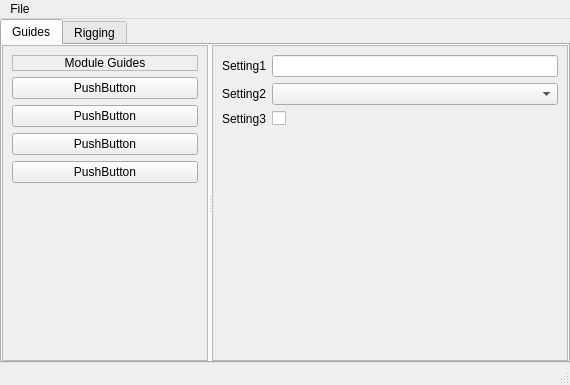
<?xml version="1.0" encoding="UTF-8"?>
<ui version="4.0">
 <class>trigger_MainWindow</class>
 <widget class="QMainWindow" name="trigger_MainWindow">
  <property name="geometry">
   <rect>
    <x>0</x>
    <y>0</y>
    <width>570</width>
    <height>385</height>
   </rect>
  </property>
  <property name="windowTitle">
   <string notr="true">TRigger</string>
  </property>
  <property name="toolTip">
   <string notr="true"/>
  </property>
  <property name="statusTip">
   <string notr="true"/>
  </property>
  <property name="whatsThis">
   <string notr="true"/>
  </property>
  <property name="accessibleName">
   <string notr="true"/>
  </property>
  <property name="accessibleDescription">
   <string notr="true"/>
  </property>
  <widget class="QWidget" name="centralwidget">
   <property name="toolTip">
    <string notr="true"/>
   </property>
   <property name="statusTip">
    <string notr="true"/>
   </property>
   <property name="whatsThis">
    <string notr="true"/>
   </property>
   <property name="accessibleName">
    <string notr="true"/>
   </property>
   <property name="accessibleDescription">
    <string notr="true"/>
   </property>
   <layout class="QVBoxLayout" name="centralWidget_vLay">
    <property name="spacing">
     <number>0</number>
    </property>
    <property name="leftMargin">
     <number>0</number>
    </property>
    <property name="topMargin">
     <number>0</number>
    </property>
    <property name="rightMargin">
     <number>0</number>
    </property>
    <property name="bottomMargin">
     <number>0</number>
    </property>
    <item>
     <widget class="QTabWidget" name="tabWidget">
      <property name="toolTip">
       <string notr="true"/>
      </property>
      <property name="statusTip">
       <string notr="true"/>
      </property>
      <property name="whatsThis">
       <string notr="true"/>
      </property>
      <property name="accessibleName">
       <string notr="true"/>
      </property>
      <property name="accessibleDescription">
       <string notr="true"/>
      </property>
      <property name="currentIndex">
       <number>0</number>
      </property>
      <widget class="QWidget" name="guides_tab">
       <property name="toolTip">
        <string notr="true"/>
       </property>
       <property name="statusTip">
        <string notr="true"/>
       </property>
       <property name="whatsThis">
        <string notr="true"/>
       </property>
       <property name="accessibleName">
        <string notr="true"/>
       </property>
       <property name="accessibleDescription">
        <string notr="true"/>
       </property>
       <attribute name="title">
        <string notr="true">Guides</string>
       </attribute>
       <layout class="QVBoxLayout" name="guides_tab_vlay">
        <property name="spacing">
         <number>0</number>
        </property>
        <property name="leftMargin">
         <number>0</number>
        </property>
        <property name="topMargin">
         <number>0</number>
        </property>
        <property name="rightMargin">
         <number>0</number>
        </property>
        <property name="bottomMargin">
         <number>0</number>
        </property>
        <item>
         <widget class="QSplitter" name="guides_splitter">
          <property name="toolTip">
           <string notr="true"/>
          </property>
          <property name="statusTip">
           <string notr="true"/>
          </property>
          <property name="whatsThis">
           <string notr="true"/>
          </property>
          <property name="accessibleName">
           <string notr="true"/>
          </property>
          <property name="accessibleDescription">
           <string notr="true"/>
          </property>
          <property name="lineWidth">
           <number>1</number>
          </property>
          <property name="orientation">
           <enum>Qt::Horizontal</enum>
          </property>
          <widget class="QScrollArea" name="L_guides_scrollArea">
           <property name="toolTip">
            <string notr="true"/>
           </property>
           <property name="statusTip">
            <string notr="true"/>
           </property>
           <property name="whatsThis">
            <string notr="true"/>
           </property>
           <property name="accessibleName">
            <string notr="true"/>
           </property>
           <property name="accessibleDescription">
            <string notr="true"/>
           </property>
           <property name="frameShadow">
            <enum>QFrame::Plain</enum>
           </property>
           <property name="widgetResizable">
            <bool>true</bool>
           </property>
           <widget class="QWidget" name="L_guides_WidgetContents">
            <property name="geometry">
             <rect>
              <x>0</x>
              <y>0</y>
              <width>278</width>
              <height>316</height>
             </rect>
            </property>
            <layout class="QHBoxLayout" name="horizontalLayout">
             <item>
              <layout class="QVBoxLayout" name="L_guides_vLay">
               <item>
                <widget class="QLabel" name="module_guides_lbl">
                 <property name="toolTip">
                  <string notr="true"/>
                 </property>
                 <property name="statusTip">
                  <string notr="true"/>
                 </property>
                 <property name="whatsThis">
                  <string notr="true"/>
                 </property>
                 <property name="accessibleName">
                  <string notr="true"/>
                 </property>
                 <property name="accessibleDescription">
                  <string notr="true"/>
                 </property>
                 <property name="frameShape">
                  <enum>QFrame::StyledPanel</enum>
                 </property>
                 <property name="frameShadow">
                  <enum>QFrame::Plain</enum>
                 </property>
                 <property name="text">
                  <string notr="true">Module Guides</string>
                 </property>
                 <property name="alignment">
                  <set>Qt::AlignCenter</set>
                 </property>
                </widget>
               </item>
               <item>
                <widget class="QPushButton" name="module_button2">
                 <property name="toolTip">
                  <string notr="true"/>
                 </property>
                 <property name="statusTip">
                  <string notr="true"/>
                 </property>
                 <property name="whatsThis">
                  <string notr="true"/>
                 </property>
                 <property name="accessibleName">
                  <string notr="true"/>
                 </property>
                 <property name="accessibleDescription">
                  <string notr="true"/>
                 </property>
                 <property name="text">
                  <string>PushButton</string>
                 </property>
                </widget>
               </item>
               <item>
                <widget class="QPushButton" name="module_button3">
                 <property name="toolTip">
                  <string notr="true"/>
                 </property>
                 <property name="statusTip">
                  <string notr="true"/>
                 </property>
                 <property name="whatsThis">
                  <string notr="true"/>
                 </property>
                 <property name="accessibleName">
                  <string notr="true"/>
                 </property>
                 <property name="accessibleDescription">
                  <string notr="true"/>
                 </property>
                 <property name="text">
                  <string>PushButton</string>
                 </property>
                </widget>
               </item>
               <item>
                <widget class="QPushButton" name="module_button1">
                 <property name="toolTip">
                  <string notr="true"/>
                 </property>
                 <property name="statusTip">
                  <string notr="true"/>
                 </property>
                 <property name="whatsThis">
                  <string notr="true"/>
                 </property>
                 <property name="accessibleName">
                  <string notr="true"/>
                 </property>
                 <property name="accessibleDescription">
                  <string notr="true"/>
                 </property>
                 <property name="text">
                  <string>PushButton</string>
                 </property>
                </widget>
               </item>
               <item>
                <widget class="QPushButton" name="module_button4">
                 <property name="toolTip">
                  <string notr="true"/>
                 </property>
                 <property name="statusTip">
                  <string notr="true"/>
                 </property>
                 <property name="whatsThis">
                  <string notr="true"/>
                 </property>
                 <property name="accessibleName">
                  <string notr="true"/>
                 </property>
                 <property name="accessibleDescription">
                  <string notr="true"/>
                 </property>
                 <property name="text">
                  <string>PushButton</string>
                 </property>
                </widget>
               </item>
               <item>
                <spacer name="L_guides_verticalSpacer">
                 <property name="orientation">
                  <enum>Qt::Vertical</enum>
                 </property>
                 <property name="sizeHint" stdset="0">
                  <size>
                   <width>20</width>
                   <height>40</height>
                  </size>
                 </property>
                </spacer>
               </item>
              </layout>
             </item>
            </layout>
           </widget>
          </widget>
          <widget class="QScrollArea" name="R_guides_scrollArea">
           <property name="toolTip">
            <string notr="true"/>
           </property>
           <property name="statusTip">
            <string notr="true"/>
           </property>
           <property name="whatsThis">
            <string notr="true"/>
           </property>
           <property name="accessibleName">
            <string notr="true"/>
           </property>
           <property name="accessibleDescription">
            <string notr="true"/>
           </property>
           <property name="widgetResizable">
            <bool>true</bool>
           </property>
           <widget class="QWidget" name="R_guides_WidgetContents">
            <property name="geometry">
             <rect>
              <x>0</x>
              <y>0</y>
              <width>277</width>
              <height>316</height>
             </rect>
            </property>
            <property name="toolTip">
             <string notr="true"/>
            </property>
            <property name="statusTip">
             <string notr="true"/>
            </property>
            <property name="whatsThis">
             <string notr="true"/>
            </property>
            <property name="accessibleName">
             <string notr="true"/>
            </property>
            <property name="accessibleDescription">
             <string notr="true"/>
            </property>
            <layout class="QVBoxLayout" name="verticalLayout_2">
             <item>
              <layout class="QFormLayout" name="module_settings_formLayout">
               <item row="0" column="0">
                <widget class="QLabel" name="setting1_lbl">
                 <property name="toolTip">
                  <string notr="true"/>
                 </property>
                 <property name="statusTip">
                  <string notr="true"/>
                 </property>
                 <property name="whatsThis">
                  <string notr="true"/>
                 </property>
                 <property name="accessibleName">
                  <string notr="true"/>
                 </property>
                 <property name="accessibleDescription">
                  <string notr="true"/>
                 </property>
                 <property name="text">
                  <string>Setting1</string>
                 </property>
                </widget>
               </item>
               <item row="0" column="1">
                <widget class="QLineEdit" name="setting1_le">
                 <property name="toolTip">
                  <string notr="true"/>
                 </property>
                 <property name="statusTip">
                  <string notr="true"/>
                 </property>
                 <property name="whatsThis">
                  <string notr="true"/>
                 </property>
                 <property name="accessibleName">
                  <string notr="true"/>
                 </property>
                 <property name="accessibleDescription">
                  <string notr="true"/>
                 </property>
                </widget>
               </item>
               <item row="1" column="0">
                <widget class="QLabel" name="setting2_lbl">
                 <property name="toolTip">
                  <string notr="true"/>
                 </property>
                 <property name="statusTip">
                  <string notr="true"/>
                 </property>
                 <property name="whatsThis">
                  <string notr="true"/>
                 </property>
                 <property name="accessibleName">
                  <string notr="true"/>
                 </property>
                 <property name="accessibleDescription">
                  <string notr="true"/>
                 </property>
                 <property name="text">
                  <string>Setting2</string>
                 </property>
                </widget>
               </item>
               <item row="1" column="1">
                <widget class="QComboBox" name="setting2_combo">
                 <property name="toolTip">
                  <string notr="true"/>
                 </property>
                 <property name="statusTip">
                  <string notr="true"/>
                 </property>
                 <property name="whatsThis">
                  <string notr="true"/>
                 </property>
                 <property name="accessibleName">
                  <string notr="true"/>
                 </property>
                 <property name="accessibleDescription">
                  <string notr="true"/>
                 </property>
                </widget>
               </item>
               <item row="2" column="0">
                <widget class="QLabel" name="setting3_lbl">
                 <property name="toolTip">
                  <string notr="true"/>
                 </property>
                 <property name="statusTip">
                  <string notr="true"/>
                 </property>
                 <property name="whatsThis">
                  <string notr="true"/>
                 </property>
                 <property name="accessibleName">
                  <string notr="true"/>
                 </property>
                 <property name="accessibleDescription">
                  <string notr="true"/>
                 </property>
                 <property name="text">
                  <string>Setting3</string>
                 </property>
                </widget>
               </item>
               <item row="2" column="1">
                <widget class="QCheckBox" name="setting3_chk">
                 <property name="toolTip">
                  <string notr="true"/>
                 </property>
                 <property name="statusTip">
                  <string notr="true"/>
                 </property>
                 <property name="whatsThis">
                  <string notr="true"/>
                 </property>
                 <property name="accessibleName">
                  <string notr="true"/>
                 </property>
                 <property name="accessibleDescription">
                  <string notr="true"/>
                 </property>
                </widget>
               </item>
              </layout>
             </item>
            </layout>
           </widget>
          </widget>
         </widget>
        </item>
       </layout>
      </widget>
      <widget class="QWidget" name="rigging_tab">
       <property name="toolTip">
        <string notr="true"/>
       </property>
       <property name="statusTip">
        <string notr="true"/>
       </property>
       <property name="whatsThis">
        <string notr="true"/>
       </property>
       <property name="accessibleName">
        <string notr="true"/>
       </property>
       <property name="accessibleDescription">
        <string notr="true"/>
       </property>
       <attribute name="title">
        <string notr="true">Rigging</string>
       </attribute>
      </widget>
     </widget>
    </item>
   </layout>
  </widget>
  <widget class="QMenuBar" name="menubar">
   <property name="geometry">
    <rect>
     <x>0</x>
     <y>0</y>
     <width>570</width>
     <height>21</height>
    </rect>
   </property>
   <property name="toolTip">
    <string notr="true"/>
   </property>
   <property name="statusTip">
    <string notr="true"/>
   </property>
   <property name="accessibleName">
    <string notr="true"/>
   </property>
   <property name="accessibleDescription">
    <string notr="true"/>
   </property>
   <widget class="QMenu" name="menuFile">
    <property name="toolTip">
     <string notr="true"/>
    </property>
    <property name="statusTip">
     <string notr="true"/>
    </property>
    <property name="accessibleName">
     <string notr="true"/>
    </property>
    <property name="accessibleDescription">
     <string notr="true"/>
    </property>
    <property name="title">
     <string>File</string>
    </property>
    <addaction name="New_Session_action"/>
    <addaction name="Save_Session_action"/>
    <addaction name="Load_Session_action"/>
    <addaction name="separator"/>
    <addaction name="Import_Guides_action"/>
    <addaction name="Export_Guides_action"/>
   </widget>
   <addaction name="menuFile"/>
  </widget>
  <widget class="QStatusBar" name="statusbar">
   <property name="toolTip">
    <string notr="true"/>
   </property>
   <property name="statusTip">
    <string notr="true"/>
   </property>
   <property name="whatsThis">
    <string notr="true"/>
   </property>
   <property name="accessibleName">
    <string notr="true"/>
   </property>
  </widget>
  <action name="Import_Guides_action">
   <property name="text">
    <string notr="true">Import Guides</string>
   </property>
   <property name="iconText">
    <string notr="true">Import Guides</string>
   </property>
   <property name="toolTip">
    <string notr="true">Import Guides</string>
   </property>
   <property name="statusTip">
    <string notr="true"/>
   </property>
   <property name="whatsThis">
    <string notr="true"/>
   </property>
  </action>
  <action name="Export_Guides_action">
   <property name="text">
    <string notr="true">Export Guides</string>
   </property>
   <property name="iconText">
    <string notr="true">Export Guides</string>
   </property>
   <property name="toolTip">
    <string notr="true">Export Guides</string>
   </property>
   <property name="statusTip">
    <string notr="true"/>
   </property>
   <property name="whatsThis">
    <string notr="true"/>
   </property>
  </action>
  <action name="Save_Session_action">
   <property name="text">
    <string notr="true">Save Session</string>
   </property>
   <property name="iconText">
    <string notr="true">Save Session</string>
   </property>
   <property name="toolTip">
    <string notr="true">Save Session</string>
   </property>
   <property name="statusTip">
    <string notr="true"/>
   </property>
   <property name="whatsThis">
    <string notr="true"/>
   </property>
  </action>
  <action name="Load_Session_action">
   <property name="text">
    <string notr="true">Load Session</string>
   </property>
   <property name="iconText">
    <string notr="true">Load Session</string>
   </property>
   <property name="toolTip">
    <string notr="true">Load Session</string>
   </property>
   <property name="statusTip">
    <string notr="true"/>
   </property>
   <property name="whatsThis">
    <string notr="true"/>
   </property>
  </action>
  <action name="New_Session_action">
   <property name="text">
    <string notr="true">New Session</string>
   </property>
   <property name="iconText">
    <string notr="true">New Session</string>
   </property>
   <property name="toolTip">
    <string notr="true">New Session</string>
   </property>
   <property name="statusTip">
    <string notr="true"/>
   </property>
   <property name="whatsThis">
    <string notr="true"/>
   </property>
  </action>
 </widget>
 <resources/>
 <connections/>
</ui>
